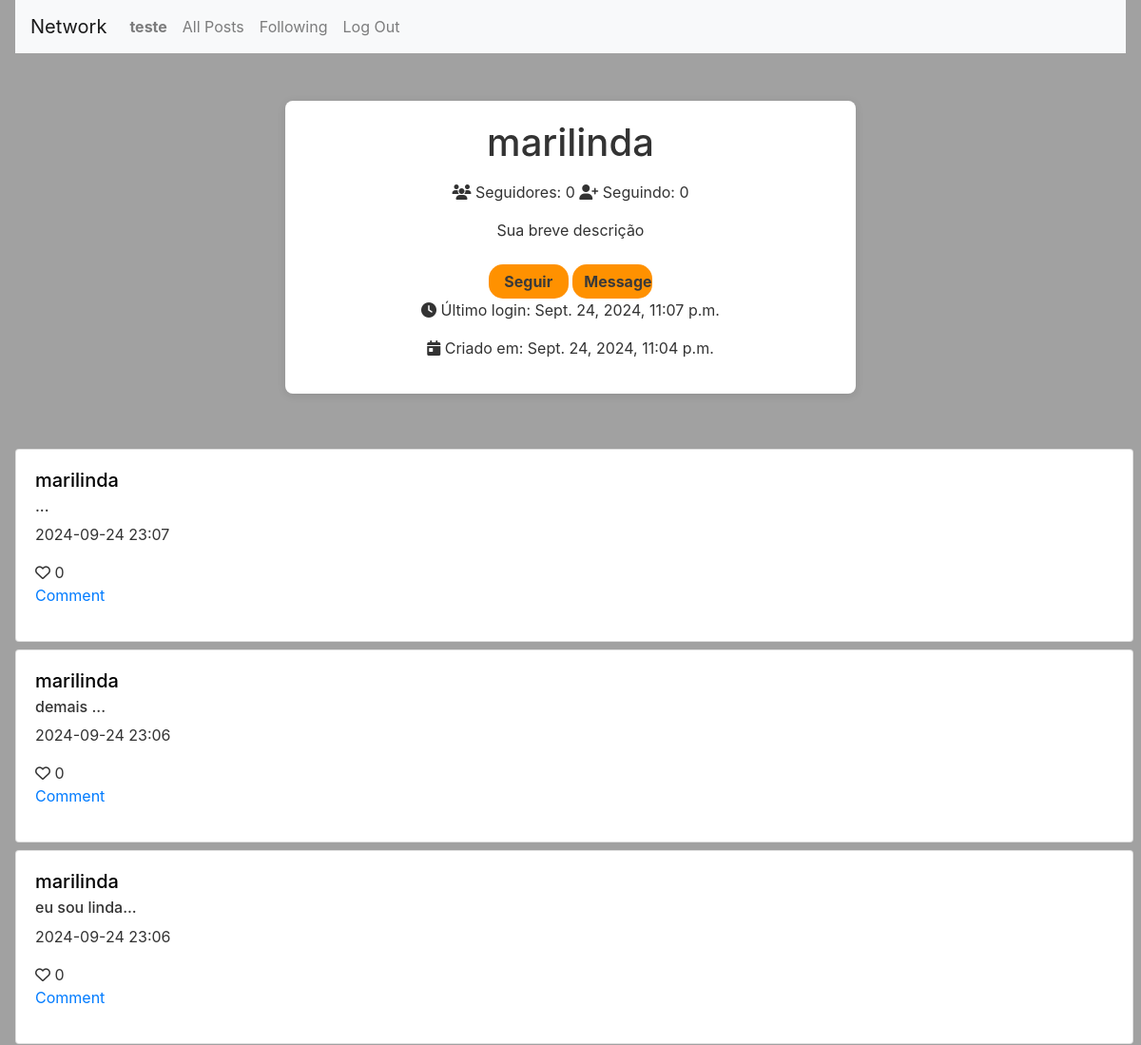
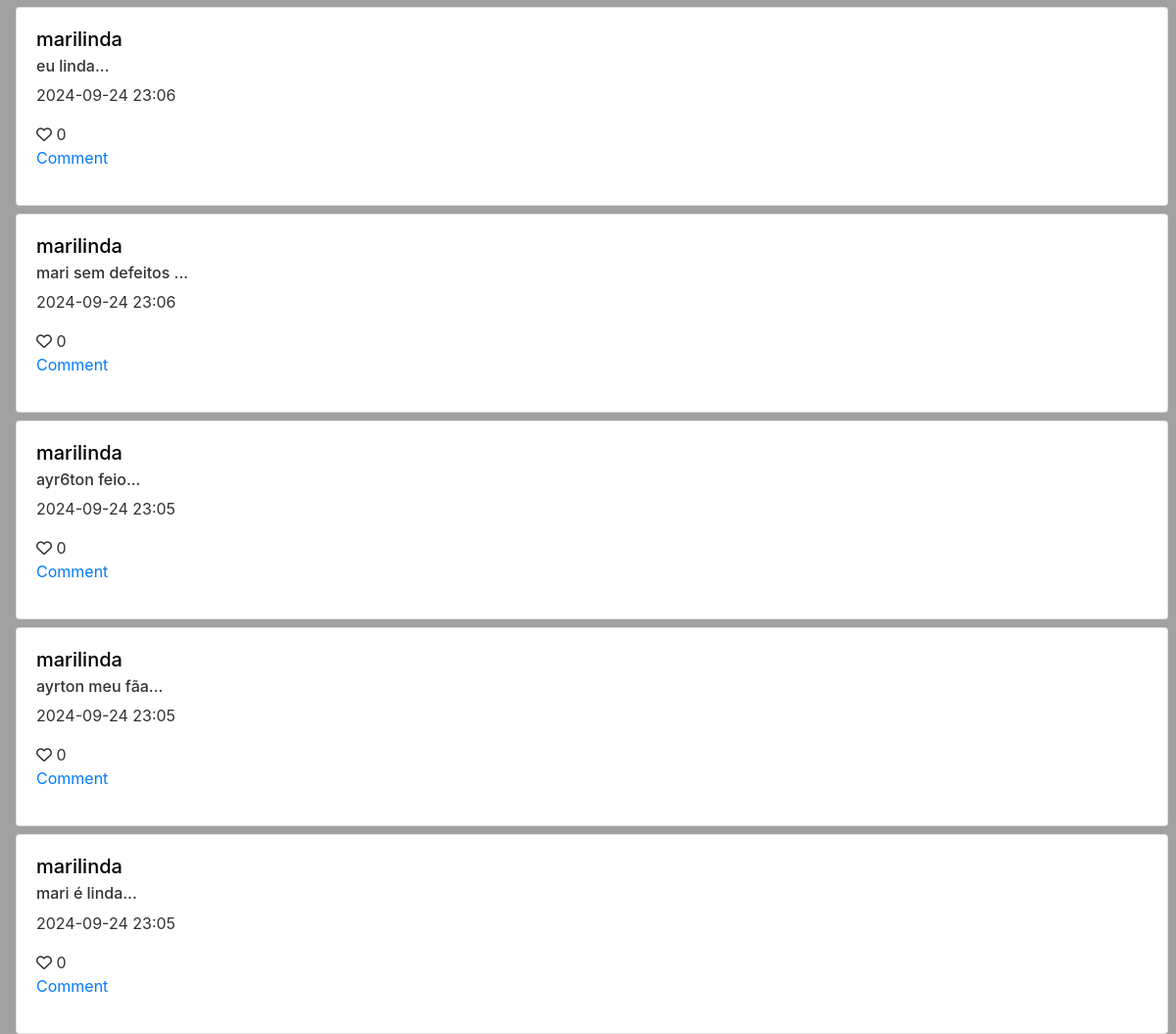
/profile/marilinda (signed in), run on the app's committed database (2 pictures, top to bottom).
### network/models.py (models this page shows, shortened)
class User(AbstractUser):
    following = models.ManyToManyField('self', related_name='followers', symmetrical=False)

class Post(models.Model):
    user = models.ForeignKey(User, related_name="posts",on_delete=models.CASCADE)
    content = models.TextField(max_length=500)
    created_at = models.DateTimeField(auto_now_add=True)
    like = models.ManyToManyField(User)

### network/views.py (the view)
# urls.py: path("profile/<str:username>", views.load_profile, name="profile"),
def load_profile(request, username):
    user = User.objects.get(username=username)
    posts = user.posts.all().order_by('-created_at')
    paginator = Paginator(posts, 10)
    page_number = request.GET.get('page')
    page_obj = paginator.get_page(page_number)
    return render(request, 'network/profile.html', {
        "profile": user,
        "posts": posts,
        "followers": user.followers.all(),
        "page_obj": page_obj
    })

### network/templates/network/profile.html (shortened to what this page needs)
{% extends "network/layout.html" %}
{% block body %}
<div class="container text-center">
    <h1 class="mb-3">{{ profile.username }}</h1>
    <div class="mb-3">
        <i class="fa-solid fa-users me-2"></i> Seguidores: <span data-set="followers-count">{{ profile.followers.count }}</span>
        <i class="fa-solid fa-user-plus me-2"></i> Seguindo: <span data-set="following-count">{{ profile.following.count }}</span>
    </div>
    <p>Sua breve descrição</p>
    {% if profile == user %}
    <a href="" class="btn btn-outline-success me-2">Edit</a>
    <a href="#" class="btn btn-outline-success">Share Profile</a>
    {% else %}
        {% if user not in followers %}
        <a href="{% url 'follow' profile.username%}" class="btn btn-outline-success me-2">Seguir</a>
        {% else %}
        <a href="{% url 'follow' profile.username%}" class="btn btn-outline-success me-2">DeSeguir</a>
        {% endif %}
    <a href="#" class="btn btn-outline-success">Message</a>
    {% endif %}
    <div class="mb-3">
        <i class="fa-solid fa-clock me-2"></i> Último login: <span id="last-login">{{ profile.last_login }}</span>
    </div>
    <div class="mb-3">
        <i class="fa-solid fa-calendar-day me-2"></i> Criado em: <span id="created-at">{{ profile.date_joined }}</span>
    </div>
</div>
{% if posts %}
    <div id="posts_index">
        {% for post in page_obj %}
            <div class="card" style="margin-top: 1vh; width: 100%;">
                <div class="card-body">
                    <h5 class="card-title"><a class="card-title" href="{% url 'profile' post.user.username %}">{{ post.user.username }}</a></h5>
                    <div id="content-area">
                        <h6 id="content_post{{ post.id }}" class="card-subtitle mb-2 text-body-secondary"> {{ post.content }}... </h6>
                    </div>
                    <p class="card-text"> {{ post.created_at|date:"Y-m-d H:i" }} </p>
                    <button class="like-btn">
                        <i class="fa-regular fa-heart"></i>
                        <span id="like_qtd">0</span>
                    </button>
                    <a href="#" class="card-link">
                        <p>Comment</p>
                    </a>
                </div>
            </div>
        {% endfor %}
    </div>
{% endif %}
{% endblock %}

### network/templates/network/layout.html (shortened to what this page needs)
{% load static %}
<!DOCTYPE html>
<html lang="en">
    <head>
        <link rel="stylesheet" href="https://stackpath.bootstrapcdn.com/bootstrap/4.4.1/css/bootstrap.min.css">
        <link href="{% static 'network/css/styles.css' %}" rel="stylesheet">
    </head>
    <body>
        <nav class="navbar navbar-expand-lg navbar-light bg-light">
            <a class="navbar-brand color-logo" href="{% url 'index' %}">Network</a>
            <div>
              <ul class="navbar-nav mr-auto">
                {% if user.is_authenticated %}
                    <li class="nav-item">
                        <a class="nav-link" href="{% url 'profile' user.username %}"><strong>{{ user.username }}</strong></a>
                    </li>
                {% endif %}
                <li class="nav-item">
                  <a class="nav-link" href="{% url 'index' %}">All Posts</a>
                </li>
                {% if user.is_authenticated %}
                    <li class="nav-item">
                        <a class="nav-link" href="{% url 'following' %}">Following</a>
                    </li>
                    <li class="nav-item">
                        <a class="nav-link" href="{% url 'logout' %}">Log Out</a>
                    </li>
                {% endif %}
              </ul>
            </div>
          </nav>
        <div class="body">
            {% block body %}
            {% endblock %}
        </div>
    </body>
</html>

### network/static/network/css/styles.css (style rules this page uses)
body { background-color: #a1a1a1; color: #333; height: 100vh; margin: 0 2vh; }

### network/static/network/css/index.css (style rules this page uses)
.btn { background-color: #ff9100; margin-top: 1vh; height: 4.5vh; width: 7vw; color: rgb(58, 58, 58); font-weight: 700; border: 0; border-radius: 15px; }
#posts_index { display: flex; flex-direction: column; height: 60vh; width: 98vw; }
.card-title { color: black; width: max-content; transition: transform 0.3s ease-in-out; }
.like-btn { all: unset; cursor: pointer; }

### network/static/network/css/following.css (style rules this page uses)
.container { max-width: 600px; margin: 50px auto; padding: 20px; background-color: #fff; border-radius: 8px; box-shadow: 0 2px 10px rgba(0, 0, 0, 0.1); }
h1 { text-align: center; margin-bottom: 20px; color: #333; }

### data on the page
User: username "teste"
User: username "marilinda", followers.count "0", following.count "0", last_login "Sept. 24, 2024, 11:07 p.m.", date_joined "Sept. 24, 2024, 11:04 p.m."
Post: user.username "marilinda", created_at "2024-09-24 23:07"
Post: user.username "marilinda", content "demais", created_at "2024-09-24 23:06"
Post: user.username "marilinda", content "eu sou linda", created_at "2024-09-24 23:06"
Post: user.username "marilinda", content "eu linda", created_at "2024-09-24 23:06"
Post: user.username "marilinda", content "mari sem defeitos", created_at "2024-09-24 23:06"
Post: user.username "marilinda", content "ayr6ton feio", created_at "2024-09-24 23:05"
Post: user.username "marilinda", content "ayrton meu fãa", created_at "2024-09-24 23:05"
Post: user.username "marilinda", content "mari é linda", created_at "2024-09-24 23:05"
